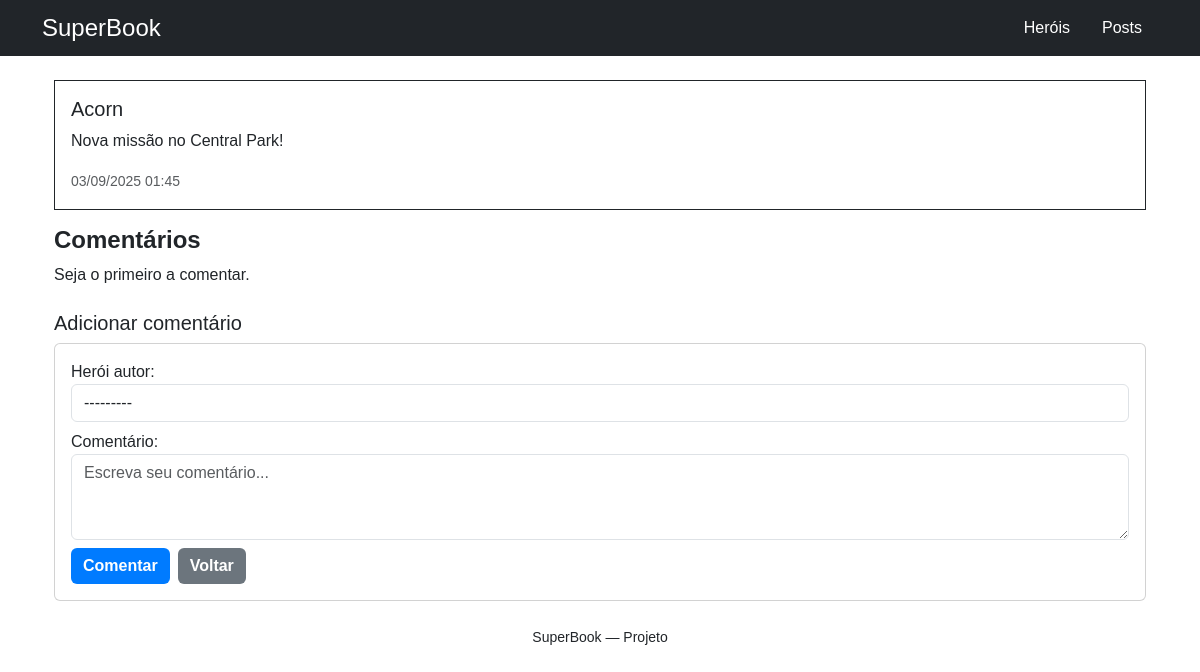
Before: /posts/2/ with the older database file.
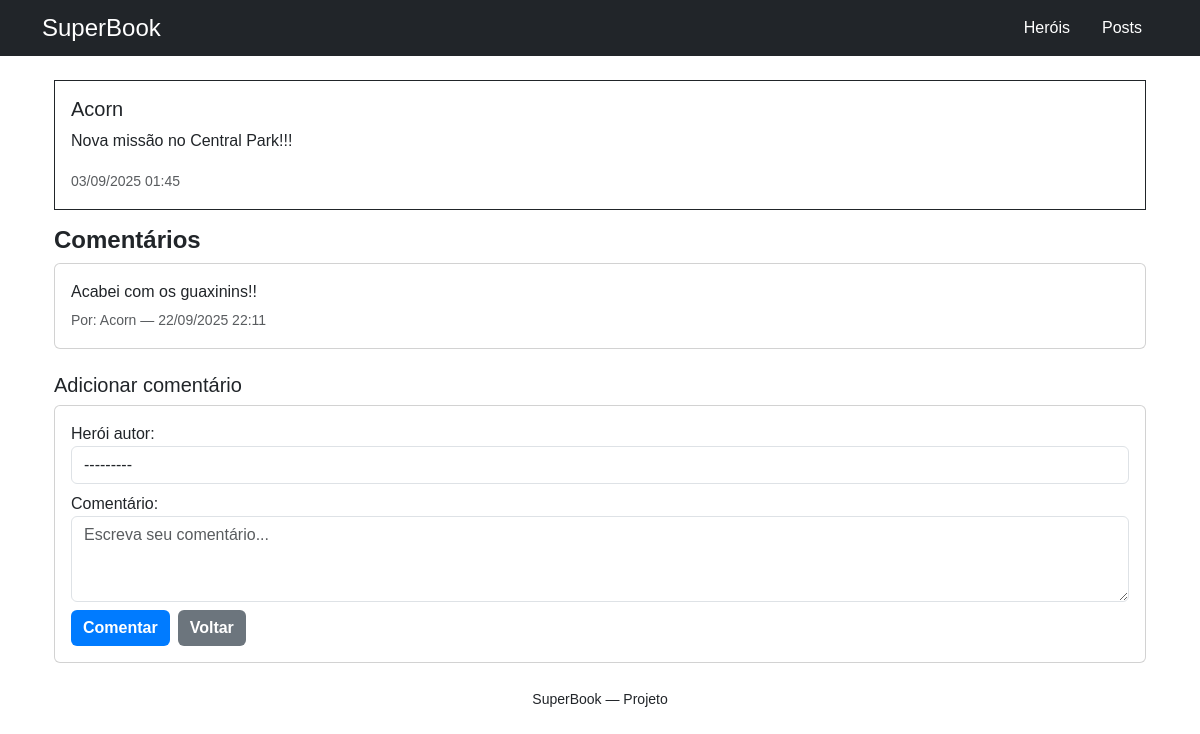
After: the same page with the newer database file.
### posts/models.py (models this page shows, shortened)
class Post(models.Model):
    autor = models.ForeignKey(Hero, on_delete=models.CASCADE, related_name="posts")
    mensagem = models.TextField()
    criado_em = models.DateTimeField(auto_now_add=True)

### heroes/models.py (models this page shows)
class Hero(models.Model):
    codinome = models.CharField(max_length=50, unique=True)
    nome_real = models.CharField(max_length=100, blank=True, null=True)
    poder_principal = models.CharField(max_length=100)
    cidade = models.CharField(max_length=100)
    historia = models.TextField(blank=True, null=True)
    criado_em = models.DateTimeField(auto_now_add=True)
    def __str__(self):
        return self.codinome

### comments/models.py (models this page shows, shortened)
class Comentario(models.Model):
    post = models.ForeignKey(Post, on_delete=models.CASCADE, related_name='comentarios')
    autor = models.ForeignKey(Hero, on_delete=models.SET_NULL, null=True, blank=True)
    conteudo = models.TextField()
    criado_em = models.DateTimeField(auto_now_add=True)

### posts/views.py (the view)
# urls.py: path('<int:pk>/', detalhe_post, name='detalhe_post'),  # detalhe por último
def detalhe_post(request, pk):
    post = get_object_or_404(Post, pk=pk)
    comentarios = post.comentarios.all().order_by('criado_em')
    if request.method == "POST":
        form = ComentarioForm(request.POST)
        if form.is_valid():
            comentario = form.save(commit=False)
            comentario.post = post
            comentario.save()
            return redirect('posts:detalhe_post', pk=post.pk)
    else:
        form = ComentarioForm()
    return render(request, 'posts/detalhe_post.html', {
        'post': post,
        'comentarios': comentarios,
        'form': form,
    })

### comments/forms.py (shortened to what this page needs)
class ComentarioForm(forms.ModelForm):
    class Meta:
        model = Comentario
        fields = ['autor', 'conteudo']
        widgets = {
            'conteudo': forms.Textarea(attrs={'rows':3, 'placeholder':'Escreva seu comentário...'}),
        }
        labels = {
            'autor': 'Herói autor',
            'conteudo': 'Comentário',
        }

### posts/templates/posts/detalhe_post.html (shortened to what this page needs)
{% extends 'base.html' %}
{% block content %}
<div class="container mt-4">
  <div class="card mb-3 border border-dark" style="border-radius:0;">
    <div class="card-body">
      <h5 class="card-title">{{ post.autor.codinome }}</h5>
      <p class="card-text">{{ post.mensagem|linebreaksbr }}</p>
      <small class="text-muted">{{ post.criado_em|date:"d/m/Y H:i" }}</small>
    </div>
  </div>
  <h4>Comentários</h4>
  <div class="mb-4">
    {% for comentario in comentarios %}
      <div class="card mb-2">
        <div class="card-body">
          <p class="mb-1">{{ comentario.conteudo }}</p>
          <small class="text-muted">Por: {{ comentario.autor.codinome }} — {{ comentario.criado_em|date:"d/m/Y H:i" }}</small>
        </div>
      </div>
    {% empty %}
      <p>Seja o primeiro a comentar.</p>
    {% endfor %}
  </div>
  <h5>Adicionar comentário</h5>
  <form method="post" class="card p-3">
    {% load widget_tweaks %}
    {% for field in form %}
      <div class="mb-2">
        {{ field.label_tag }}
        {{ field|add_class:"form-control" }}
      </div>
    {% endfor %}
    <div class="d-flex gap-2">
      <button type="submit" class="btn btn-primary">Comentar</button>
      <a href="{% url 'posts:lista_posts' %}" class="btn btn-secondary">Voltar</a>
    </div>
  </form>
</div>
{% endblock %}

Changed rows visible on the page:
changed Post "Acorn": mensagem "Nova missão no Central Park!" → "Nova missão no Central Park!!!"
added Comentario: conteudo "Acabei com os guaxinins!!", autor.codinome "Acorn", criado_em "22/09/2025 22:11"
Other visible differences:
text no longer shown: "Seja o primeiro a comentar."
